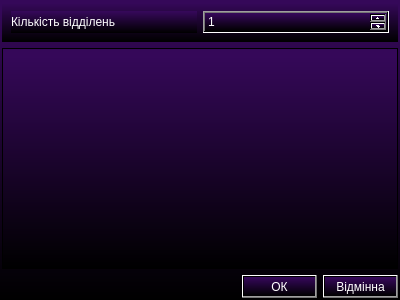
<?xml version="1.0" encoding="UTF-8"?>
<ui version="4.0">
 <class>DepartmentsInputForm</class>
 <widget class="QWidget" name="DepartmentsInputForm">
  <property name="geometry">
   <rect>
    <x>0</x>
    <y>0</y>
    <width>400</width>
    <height>300</height>
   </rect>
  </property>
  <property name="windowTitle">
   <string>Form</string>
  </property>
  <property name="styleSheet">
   <string notr="true">background-color: qlineargradient(spread:pad, x1:1, y1:1, x2:1, y2:0.034, stop:0 rgba(0, 0, 0, 255), stop:1 rgba(53, 8, 89, 255));</string>
  </property>
  <layout class="QVBoxLayout" name="verticalLayout">
   <property name="leftMargin">
    <number>2</number>
   </property>
   <property name="topMargin">
    <number>2</number>
   </property>
   <property name="rightMargin">
    <number>2</number>
   </property>
   <property name="bottomMargin">
    <number>2</number>
   </property>
   <item>
    <widget class="QWidget" name="horizontalWidget_3" native="true">
     <property name="sizePolicy">
      <sizepolicy hsizetype="Minimum" vsizetype="Maximum">
       <horstretch>0</horstretch>
       <verstretch>0</verstretch>
      </sizepolicy>
     </property>
     <layout class="QHBoxLayout" name="horizontalLayout_3">
      <item>
       <widget class="QLabel" name="label">
        <property name="styleSheet">
         <string notr="true">color: rgb(255, 255, 255);</string>
        </property>
        <property name="text">
         <string>Кількість відділень</string>
        </property>
       </widget>
      </item>
      <item>
       <widget class="QSpinBox" name="departmentCounter">
        <property name="styleSheet">
         <string notr="true">color: rgb(255, 255, 255);</string>
        </property>
        <property name="minimum">
         <number>1</number>
        </property>
       </widget>
      </item>
     </layout>
    </widget>
   </item>
   <item>
    <widget class="QScrollArea" name="scrollArea">
     <property name="styleSheet">
      <string notr="true">color: rgb(255, 255, 255);</string>
     </property>
     <property name="widgetResizable">
      <bool>true</bool>
     </property>
     <widget class="QWidget" name="conteiner">
      <property name="geometry">
       <rect>
        <x>0</x>
        <y>0</y>
        <width>394</width>
        <height>204</height>
       </rect>
      </property>
      <layout class="QVBoxLayout" name="verticalLayout_2"/>
     </widget>
    </widget>
   </item>
   <item>
    <layout class="QHBoxLayout" name="horizontalLayout">
     <item>
      <spacer name="horizontalSpacer">
       <property name="orientation">
        <enum>Qt::Horizontal</enum>
       </property>
       <property name="sizeHint" stdset="0">
        <size>
         <width>40</width>
         <height>20</height>
        </size>
       </property>
      </spacer>
     </item>
     <item>
      <widget class="QPushButton" name="btn_ok">
       <property name="styleSheet">
        <string notr="true">color: rgb(255, 255, 255);</string>
       </property>
       <property name="text">
        <string>ОК</string>
       </property>
      </widget>
     </item>
     <item>
      <widget class="QPushButton" name="btn_cancel">
       <property name="styleSheet">
        <string notr="true">color: rgb(255, 255, 255);</string>
       </property>
       <property name="text">
        <string>Відмінна</string>
       </property>
      </widget>
     </item>
    </layout>
   </item>
  </layout>
 </widget>
 <resources/>
 <connections/>
</ui>
